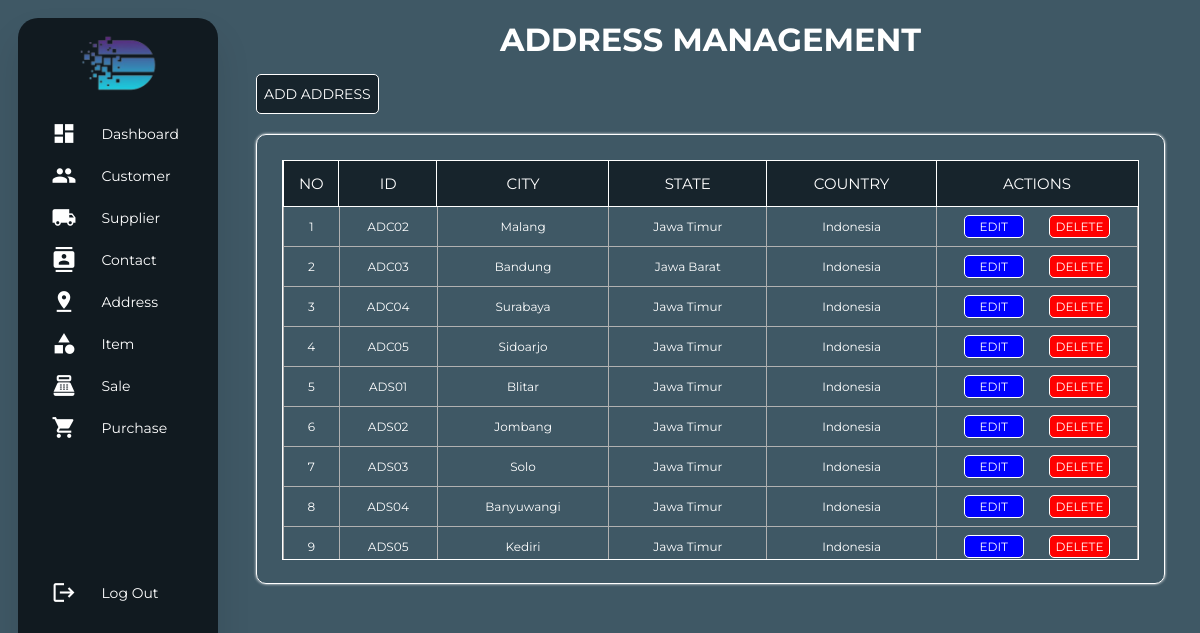
Page /view/viewAddress.php (signed in) on the committed database.
### tables this page shows
CREATE TABLE address(
    id VARCHAR(100) NOT NULL PRIMARY KEY ,
    city VARCHAR(100) NOT NULL ,
    state VARCHAR(100) NOT NULL ,
    country VARCHAR(100) NOT NULL
)ENGINE InnoDB;

### repository/getAllData.php (called while the page is built, shortened)
<?php
require_once "../model/addressModel.php";
function getAllAddress(): array
{
    $connection = getConnection();
    $sql = "SELECT * FROM address";
    $result = $connection->query($sql);
    $array = [];
    while ($row = $result->fetch())
        $array[] = new Address(
            id: $row["id"],
            city: $row["city"],
            state: $row["state"],
            country: $row["country"]
        );
    return $array;
}

### model/addressModel.php (called while the page is built, shortened)
<?php
class Address
{
    private string $id;
    private string $city;
    private string $state;
    private string $country;
    public function __construct(string $id, string $city, string $state, string $country)
    {
        $this->id = $id;
        $this->city = $city;
        $this->state = $state;
        $this->country = $country;
    }
    public function getId(): string
    {
        return $this->id;
    }
    public function getCity(): string
    {
        return $this->city;
    }
    public function getState(): string
    {
        return $this->state;
    }
    public function getCountry(): string
    {
        return $this->country;
    }
}

### view/viewAddress.php (the view, shortened to what this page needs)
<?php
require_once "../repository/getAllData.php";
$data = getAllAddress();
?>
<!DOCTYPE html>
    <html lang="en">
    <head>
        <link rel="stylesheet" href="../assets/style/styleAddress.css">
    </head>
    <body>
        <div class="container">
            <div class="navigation">
                <nav class="sidebar">
                    <ul>
                        <li class="logo_app">
                            <img class="text_logo" src="../assets/image/logo.png" alt="text_logo">
                        </li>
                        <li>
                            <a href="viewDashboard.php">
                                <span class="material-icons">dashboard</span>
                                <span class="nav-name">Dashboard</span>
                            </a>
                        </li>
                        <li>
                            <a href="viewCustomer.php">
                                <span class="material-icons">people</span>
                                <span class="nav-name">Customer</span>
                            </a>
                        </li>
                        <li>
                            <a href="viewSupplier.php">
                                <span class="material-icons">local_shipping</span>
                                <span class="nav-name">Supplier</span>
                            </a>
                        </li>
                        <li>
                            <a href="viewContact.php">
                                <span class="material-icons">contacts</span>
                                <span class="nav-name">Contact</span>
                            </a>
                        </li>
                        <li>
                            <a href="viewAddress.php">
                                <span class="material-icons">pin_drop</span>
                                <span class="nav-name">Address</span>
                            </a>
                        </li>
                        <li>
                            <a href="viewItem.php">
                                <span class="material-icons">category</span>
                                <span class="nav-name">Item</span>
                            </a>
                        </li>
                        <li>
                            <a href="viewSale.php">
                                <span class="material-icons">point_of_sale</span>
                                <span class="nav-name">Sale</span>
                            </a>
                        </li>
                        <li>
                            <a href="viewPurchase.php">
                                <span class="material-icons">shopping_cart</span>
                                <span class="nav-name">Purchase</span>
                            </a>
                        </li>
                        <li>
                            <a href="../repository/logOut.php" class="btn-logout">
                                <span class="material-icons">logout</span>
                                <span class="nav-name">Log Out</span>
                            </a>
                        </li>
                    </ul>
                </nav>
            </div>
            <div class="content-container">
                <div class="header">
                    <h1>ADDRESS MANAGEMENT</h1>
                </div>
                <div class="controller">
                    <a href="#" class="button-add">ADD ADDRESS</a>
                </div>
                <div class="outer-wrapper">
                    <div class="table-wrapper">
                        <table>
                            <tr>
                                <th>NO</th>
                                <th>ID</th>
                                <th>CITY</th>
                                <th>STATE</th>
                                <th>COUNTRY</th>
                                <th class="change">ACTIONS</th>
                            </tr>
                            <?php
                            $counter = 1;
                            foreach ($data as $address) { ?>
                                <tr>
                                    <td><?= $counter ?></td>
                                    <td><?= $address->getId() ?></td>
                                    <td><?= $address->getCity()?></td>
                                    <td><?= $address->getState()?></td>
                                    <td><?= $address->getCountry()?></td>
                                    <td>
                                        <div class="button-control">
                                            <a href="#" class="button-edit" data-id="<?=$address->getId()?>" data-city="<?= $address->getCity()?>" data-state="<?= $address->getState()?>" data-country="<?= $address->getCountry()?>">EDIT</a>
                                            <a href="../repository/address/deleteAddress.php?id=<?= $address->getId() ?>" class="button-delete">DELETE</a>
                                        </div>
                                    </td>
                                </tr>
                                <?php $counter++;
                            } ?>
                        </table>
                    </div>
                </div>
            </div>
        </div>
    </body>
</html>

### assets/style/styleAddress.css (style rules this page uses)
* { margin: 0; padding: 0; outline: none; border: none; text-decoration: none; box-sizing: border-box; font-family: 'Montserrat', Arial, sans-serif; }
html, body { height: 100%; background-color: #3F5865; margin: 0; }
.container { display: flex; height: 100%; }
.sidebar { height: 94.5%; width: 200px; overflow: hidden; box-shadow: 0 20px 35px rgba(0, 0, 0, 0.1); margin: 18px; border-radius: 20px; background-color: #111A20; }
.logo_app { display: flex; justify-content: center; }
.text_logo { padding-top: 15px; padding-bottom: 15px; width: 40%; height: 40%; }
a { color: white; font-size: 14px; display: flex; padding: 5px; margin: 7px 12px; align-items: center; }
.material-icons { font-size: 25px !important; margin-left: 10%; color: white; }
li .nav-name { margin-left: 15%; text-align: left; }
.content-container { flex: 1; margin: 10px 15px 10px 0; }
.header { color: white; text-align: center; margin-top: 10px; margin-bottom: 15px; }
.controller { display: flex; justify-content: space-between; align-items: center; margin-bottom: 20px; margin-right: 20px; margin-left: 20px; }
.button-add { padding: 10px 7px; margin: 0; color: white; border: 1px solid white; border-radius: 5px; text-decoration: none; background-color: #17242C; }
.outer-wrapper { margin: 10px 20px; border: 1px solid white; border-radius: 10px; box-shadow: 0 0 3px white; max-width: 100%; height: 450px; }
.table-wrapper { max-height: 400px; margin: 25px; overflow-y: auto; border: 1px solid white; }
table { width: 100%; border-collapse: collapse; }
table th { position: sticky; top: 0; background-color: #17242C; color: white; text-align: center; font-weight: normal; font-size: 15px; outline: 1px solid white; height: 45px; }
table td { text-align: center; font-size: 12px; border: 1px solid rgb(177, 177, 177); color: white; }
table th.change { width: 200px; }
.button-control { display: flex; justify-content: space-evenly; padding: 5px; width: 200px; }
.button-edit { padding: 3px 15px; margin: 3px; color: white; border: 1px solid white; border-radius: 5px; text-decoration: none; background-color: blue; font-size: 12px; }
.button-delete { padding: 3px 6px; margin: 3px; color: white; border: 1px solid white; border-radius: 5px; text-decoration: none; background-color: red; font-size: 12px; }
.btn-logout { margin-top: 130px; }

### rows in the picture
address: id "ADC02", city "Malang", state "Jawa Timur", country "Indonesia"
address: id "ADC03", city "Bandung", state "Jawa Barat", country "Indonesia"
address: id "ADC04", city "Surabaya", state "Jawa Timur", country "Indonesia"
address: id "ADC05", city "Sidoarjo", state "Jawa Timur", country "Indonesia"
address: id "ADS01", city "Blitar", state "Jawa Timur", country "Indonesia"
address: id "ADS02", city "Jombang", state "Jawa Timur", country "Indonesia"
address: id "ADS03", city "Solo", state "Jawa Timur", country "Indonesia"
address: id "ADS04", city "Banyuwangi", state "Jawa Timur", country "Indonesia"
address: id "ADS05", city "Kediri", state "Jawa Timur", country "Indonesia"
